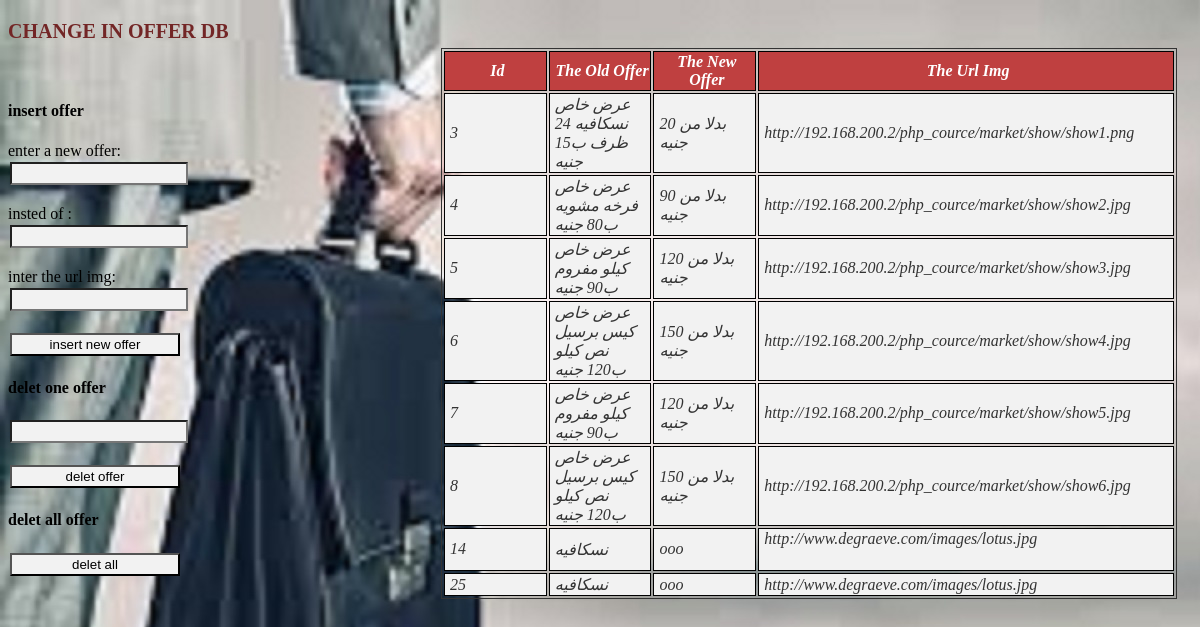
Screenshot of /offer.php with the database file from the repository.
### tables this page shows
CREATE TABLE `offers` (
  `id` int(10) NOT NULL,
  `offer` text,
  `From_before` text,
  `img` text
);

### offer.php (the view, shortened to what this page needs)
<!DOCTYPE html>
<html>
<head>
<link rel="stylesheet" href="design.css">
</head>
<body>
<form action="/market/market.php" method="post">
<h3>CHANGE IN OFFER DB</h3><br>
	 <h4>insert offer</h4>
enter a new offer:<br>
<input type="text" name="newoffer" required><br><br>
insted of :<br>
<input type="text" name="oldoffer" required><br><br>
inter the url img:<br>
<input type="url" name="url" required><br><br>
<input type="submit" name="insertoffer" value="insert new offer">
</form>
<form action="/market/market.php" method="post">
<h4>delet one offer</h4>
<input type="number" name="idoffer" min=1 required><br><br>
<input type="submit" name="deletoffer" value="delet offer">
<h4>delet all offer</h4>
<input type="submit" name="deletall" value="delet all">
</form>
</body>
</html>
<?php
require 'connection.php';
$query3="SELECT * FROM `offers` WHERE 1";
$result3=mysqli_query($conn,$query3);
if(mysqli_num_rows($result3)>0)
{?>
<html>
 <head>
 </head>
<body>
<div class="bb" <?php if(mysqli_num_rows($result3)<10) {?>style="height:auto"<?php } ?>><table>
	<thead><tr class="header">
	 <td><?php echo "id"?></td>
     <td><?php echo "the old offer"?></td>
     <td><?php echo"the new offer"?></td>
     <td><?php echo"the url img"?></td>
    </tr></thead>
 <?php while($row3=mysqli_fetch_assoc($result3))
  {?>
    <tbody><tr>
      <td><?php echo $row3["id"] ?></td>
       <td><?php echo $row3["offer"]?></td>
       <td><?php echo $row3["From_before"]?></td>
       <td><?php echo $row3["img"]?></td>
   </tr></tbody>
 <?php } ?>
</table></div></body></html>
<?php
}
else
{
  echo "No record";
}
?>

### connection.PHP (shortened to what this page needs)
<!DOCTYPE html>
<html lang="en">
  <head>
   </head>
   </html>

### design.css (style rules this page uses)
body { background:url('img20.jpg') no-repeat; }
table { width:100%; }
div { width:62%;border:solid 1px #333333;overflow-y:scroll;float:right;margin-top:-530px ;margin-right:15px;height: 500px }
td { width:9%;border:solid 1px #000;font-style: italic;padding: 1px;padding-left:5px; }
tbody { border:solid 2px ;color:#333333;background:#f2f2f2 }
thead { text-align:center;font-weight:bolder;padding:0.5px }
tr.header { background:#bf4040;color:#fff;text-transform: capitalize; }
h3 { color:#732626;font-size: 20px }
input { width: 170px;padding:2px;margin:2px;background-color:#f2f2f2; }

### offer.php (style rules this page uses)
div.bb { height:500px ;margin-top:-530px }

### rows the page displays
offers: id "3", offer "عرض خاص نسكافيه 24 ظرف ب15 جنيه", From_before "بدلا من 20 جنيه", img "http://192.168.200.2/php_cource/market/show/show1.png"
offers: id "4", offer "عرض خاص فرخه مشويه ب80 جنيه", From_before "بدلا من 90 جنيه", img "http://192.168.200.2/php_cource/market/show/show2.jpg"
offers: id "5", offer "عرض خاص كيلو مفروم ب90 جنيه", From_before "بدلا من 120 جنيه", img "http://192.168.200.2/php_cource/market/show/show3.jpg"
offers: id "6", offer "عرض خاص كيس برسيل نص كيلو ب120 جنيه", From_before "بدلا من 150 جنيه", img "http://192.168.200.2/php_cource/market/show/show4.jpg"
offers: id "7", offer "عرض خاص كيلو مفروم ب90 جنيه", From_before "بدلا من 120 جنيه", img "http://192.168.200.2/php_cource/market/show/show5.jpg"
offers: id "8", offer "عرض خاص كيس برسيل نص كيلو ب120 جنيه", From_before "بدلا من 150 جنيه", img "http://192.168.200.2/php_cource/market/show/show6.jpg"
offers: id "14", offer "نسكافيه", From_before "ooo", img "http://www.degraeve.com/images/lotus.jpg"
offers: id "25", offer "نسكافيه", From_before "ooo", img "http://www.degraeve.com/images/lotus.jpg"
